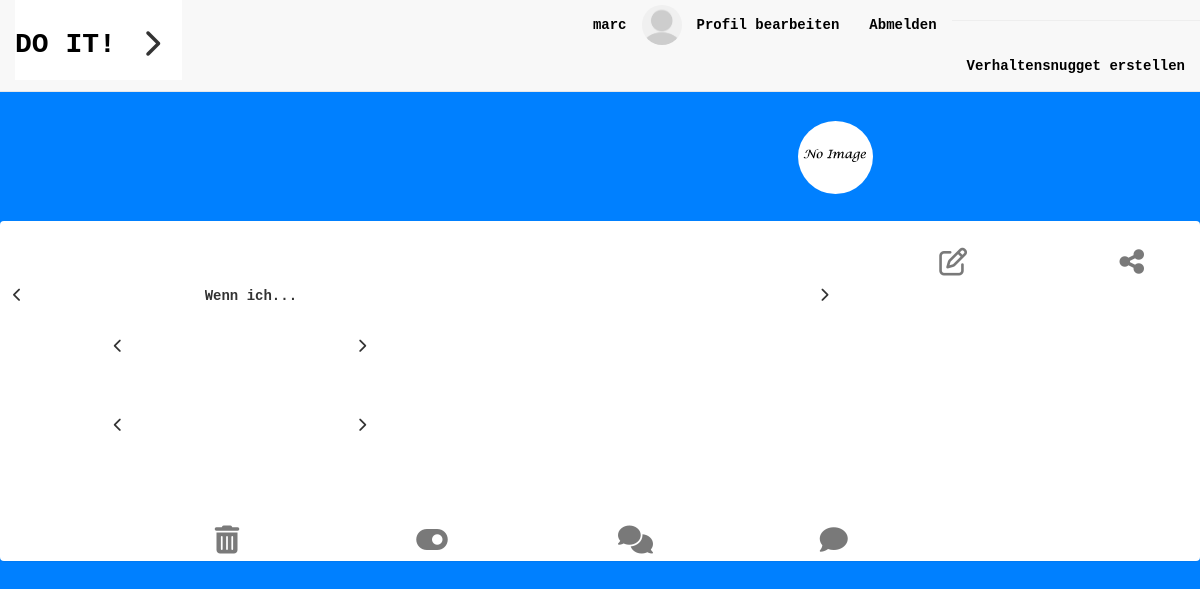
Page /overview/habit/create/ (signed in) on the earlier database version.
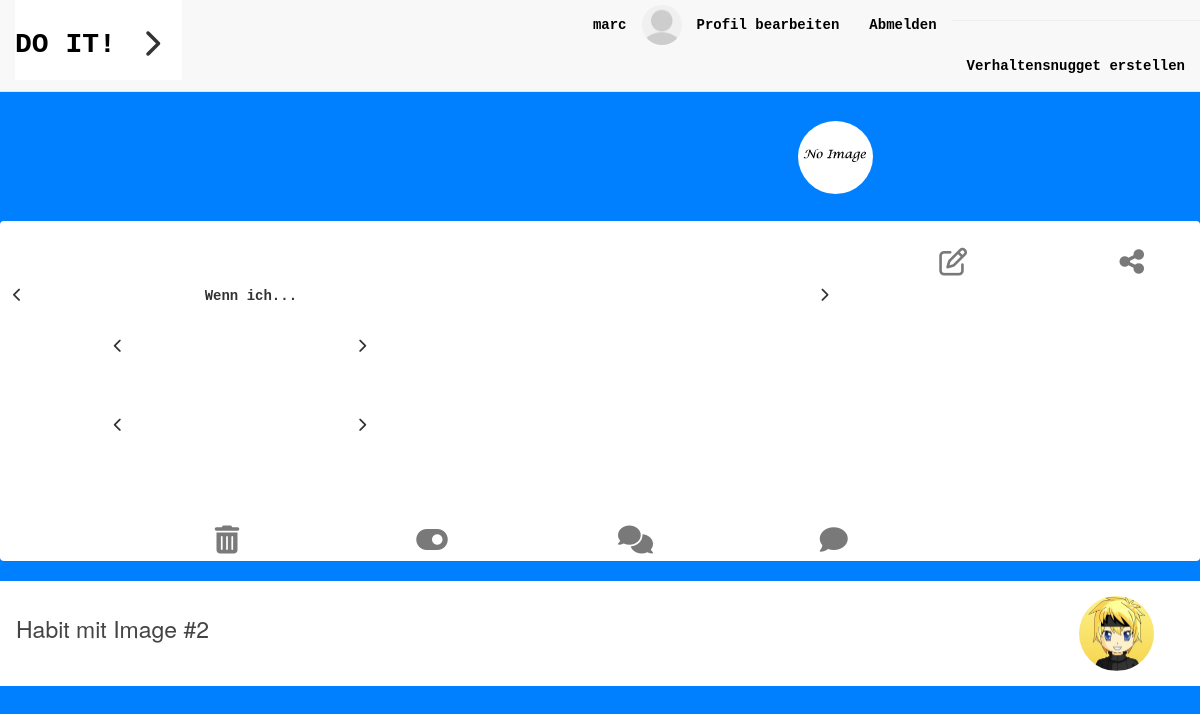
Same page on the later database version.
### habits/models.py (models this page shows, shortened)
class Habit(models.Model):
    TRIGGER_OPTION_1 = 'Wenn ich...'
    TRIGGER_OPTION_2 = 'Bevor ich...'
    TRIGGER_OPTION_3 = 'Immer wenn ich...'
    TRIGGER_OPTION_4 = 'Jedes Mal wenn ich...'
    TRIGGER_OPTION_5 = 'Nachdem ich...'
    TRIGGER_CHOICES = (
        (TRIGGER_OPTION_1, TRIGGER_OPTION_1),
        (TRIGGER_OPTION_2, TRIGGER_OPTION_2),
        (TRIGGER_OPTION_3, TRIGGER_OPTION_3),
        (TRIGGER_OPTION_4, TRIGGER_OPTION_4),
        (TRIGGER_OPTION_5, TRIGGER_OPTION_5),
    )
    priority = models.IntegerField(default=1)
    title = models.CharField(max_length=200)
    trigger = models.CharField(max_length=15, choices=TRIGGER_CHOICES, default=TRIGGER_OPTION_5)
    existingroutine = models.ForeignKey(
        'Existingroutine',
        on_delete=models.SET_NULL,
        blank=True,
        null = True,
    )
    targetbehavior = models.ForeignKey(
        'Targetbehavior',
        on_delete=models.SET_NULL,
        blank=True,
        null = True,
    )
    image = models.ImageField(upload_to='habit_image', blank=True)
    created_by = models.ForeignKey(UserProfile, on_delete=models.SET_NULL, null=True, blank=True)
    STATUS_CHOICES = ((True, 'active'), (False, 'inactive'))
    is_active = models.BooleanField(choices=STATUS_CHOICES, default=True)
    created_at = models.DateTimeField(default=datetime.datetime.now, blank=True)
    triggered_at_time = models.TimeField(blank=True, null=True)
    triggered_at_date = models.DateField(blank=True, null=True)
    def image_url(self):
        if self.image and hasattr(self.image, 'url'):
            return self.image.url
        else:
            return None;

### habits/views.py (the view)
def display_habitToCreate(request):
    print('display_habitToCreate is fired!')
    habits = Habit.objects.filter(created_by=request.user.userprofile)
    existingroutines = Existingroutine.objects.filter(created_by=request.user.userprofile)
    targetbehaviors = Targetbehavior.objects.filter(created_by=request.user.userprofile)
    if (request.method == 'GET'):
        print('request.display_habitToCreate == GET')
        form = HabitCreateForm(request.POST or None)
    template_args = {'form':form, 'habits':habits,
                    'routines':existingroutines,
                    'targetbehaviors': targetbehaviors}
    return render(request, 'habits/display_habit_to_create.html', template_args)

### habits/forms.py
class HabitCreateForm(forms.ModelForm):
    class Meta:
        model = Habit
        fields = ( 'title', 'trigger', 'existingroutine', 'targetbehavior', 'image', 'triggered_at_time', 'triggered_at_date')

### accounts/models.py (called while the page is built)
    def image_url(self):
        if self.image and hasattr(self.image, 'url'):
            return self.image.url
        else:
            return '/media/profile_image/dummy_avatar.jpg'

### habits/templates/habits/display_habit_to_create.html (shortened to what the changed rows need)
{% extends 'base.html' %}
{% block head %}
  {% load staticfiles %}
  <link rel="stylesheet" type="text/css" href="{% static 'habits/css/style.css' %}" />
  <link rel="stylesheet" type="text/css" href="{% static 'habits/css/style_create_habit.css' %}" />
{% endblock %}
{% block body %}
<ul class="custom-ul-for-habit-create">
  {% if habits %}
  {% for habit in habits|dictsort:"priority" %}
  <li class="custom-list-item">
    <button draggable=true id="accordion_{{habit.id}}" class="accordion custom-accordion">
      <div class="media">
        <div class="media-body">
          <h4 class="media-heading custom-media-heading">{{habit.title}}</h4>
        </div>
        <div class="media-right media-middle">
          {% if habit.image_url %}
          <img id="overview-image" class="media-object" src="{{habit.image_url}}" width=75 height=75>
          {% endif %}
        </div>
      </div>
    </button>
  </li>
  {% endfor %}
  {% endif %}
</ul>
{% endblock %}

Differences in the rows shown:
added Habit: title "Habit mit Image #2", image_url (picture)
